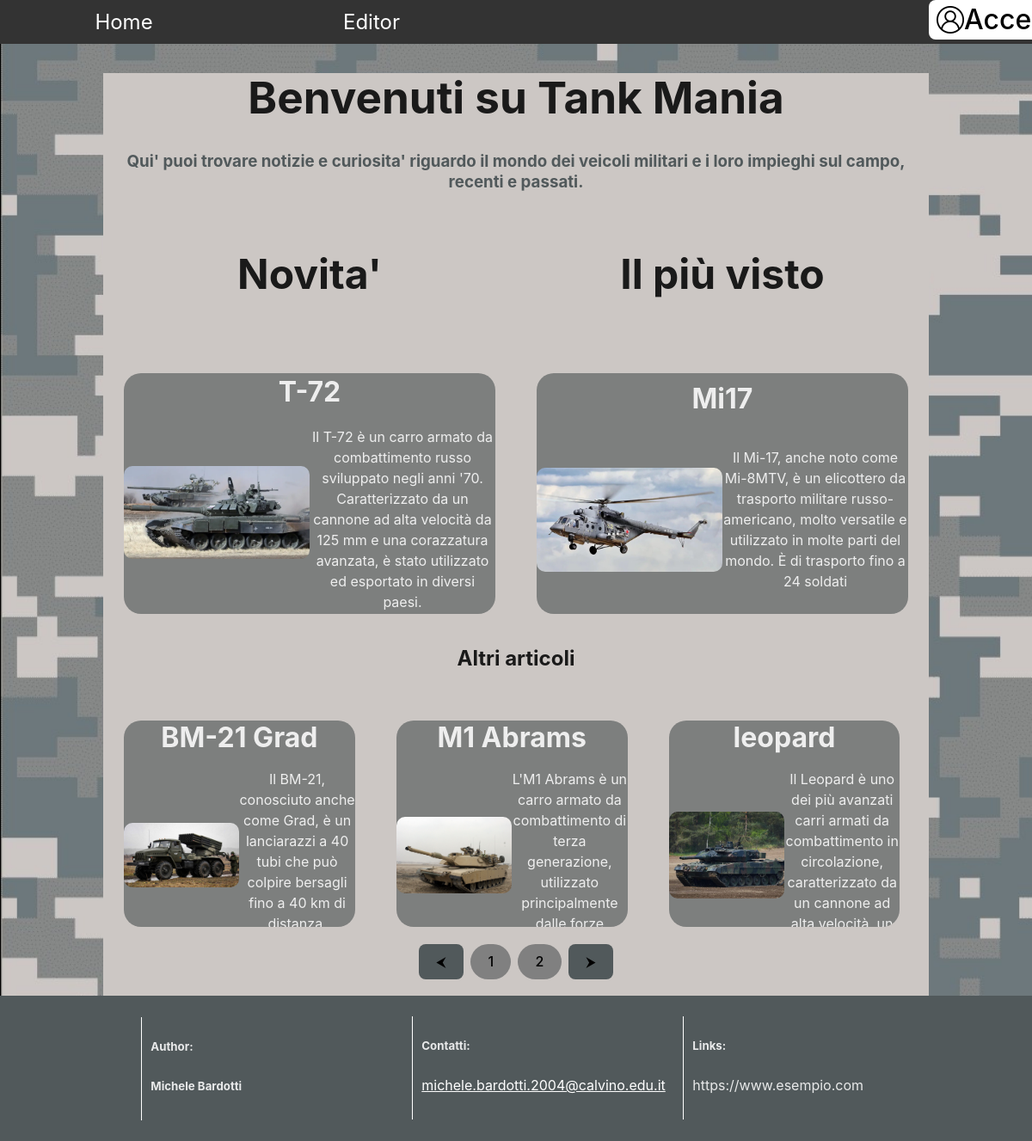
The page / on the database its author committed.
### tables this page shows
CREATE TABLE `articoli` (
  `Id` int(11) NOT NULL,
  `titolo` varchar(255) DEFAULT NULL,
  `descrizione` mediumtext DEFAULT NULL,
  `giorno` datetime DEFAULT NULL,
  `logo` varchar(255) DEFAULT NULL,
  `visualizzazioni` int(11) DEFAULT NULL
);

### index.php (the view, shortened to what this page needs)
<?php
$pdo = new PDO("mysql:host=localhost; dbname=blog", "root", "");
?>
<!DOCTYPE html>
<html lang="it">
<head>
    <link rel="stylesheet" href="./css/index.css">
</head>
<body>
    <div id="root">
        <div>
            <nav>
            <ul>
                <li><a href="./index.php">Home</a></li>
                <li><a href="./editor.php">Editor</a></li>
                <li id="logli"><div id="loginBtn"
                <?php
                    if(empty($_SESSION['user'])){
                        $t="window.location.replace('./login.php')";
                        echo 'onclick="'.$t.'"';
                    }
                ?>
                ><img src="./img/account.png" alt="">
                <?php
                    if(!empty($_SESSION['user'])){
                        echo '<p>'.$_SESSION["user"]."</p>";
                    }
                    else{
                        echo '<p>Accedi</p>';
                    }
                ?>
                </div>
            </li>
            </ul>
            </nav>
            <div class="App">
                <div id="content">
                    <div id="introduction">
                        <h1>Benvenuti su Tank Mania</h1>
                        <h3>Qui' puoi trovare notizie e curiosita' riguardo il mondo dei veicoli militari e i loro impieghi sul campo, recenti e passati.</h3>
                    </div>
                    <div id="articles">
                        <div id="titoli">
                            <h4>Novita'</h4>
                            <h4>Il più visto</h4>
                        </div>
                        <div id="new">
                                <?php
                                $text = "SELECT * FROM articoli ORDER BY giorno DESC";
                                $query= $pdo->prepare($text);
                                $query->execute();
                                $row = $query->fetch();
                                ?>
                                <h3 id='title'><?php echo $row['titolo']?></h3>
                                <div id="immagine"><img id="imgArt" src="./img/<?php echo $row['logo']?>" alt="leopard"></div>
                                <p class="descArtSec"><?php echo $row['descrizione']?></p>
                        </div>
                        <div id="main">
                                <?php
                                $text = "SELECT * FROM articoli ORDER BY visualizzazioni DESC";
                                $query= $pdo->prepare($text);
                                $query->execute();
                                $row = $query->fetch();
                                ?>
                                <h3 id='title'><?php echo $row['titolo']?></h3>
                                <div id="immagine"><img id="imgArt" src="./img/<?php echo $row['logo']?>" alt="leopard"></div>
                                <p class="descArtSec"><?php echo $row['descrizione']?></p>
                        </div>
                        <div id="otherArticles">
                            <h2>Altri articoli</h2>
                            <?php
                            try{
                                $text = "SELECT * FROM articoli";
                                $query= $pdo->prepare($text);
                                $query->execute();
                                $row = $query->fetchAll();
                            }
                                catch (PDOException $e){
                                echo "Impossibile connettersi al server di database. ".$e;
                                exit();
                            }
                            ?>
                            <div id="container">
                                <?php
                                if ($row != null) {
                                    for($i=0;$i<sizeof($row);$i++){
                                        echo "<div class='top' id='1'><h3 id='title'>".$row[$i]['titolo']."</h3><div id='immagine'><img id='imgArt' src='./img/".$row[$i]['logo']."' alt='immagine'></div><p class='descArtSec'>".$row[$i]['descrizione']."</p></div>";
                                    }
                                }
                                ?>
                            </div>
                        </div>
                        <div id="console"><button class="move" id="prev" onclick="prevArt()">⮜</button>
                        <?php
                            if ($row != null && sizeof($row)>3) {
                                $max=((sizeof($row))+(sizeof($row))%3)/3;
                                for($i=0;$i<$max;$i++){
                                    echo '<button class="round" onclick="goTo('.($i).')">'.($i+1).'</button>';
                                }
                            }
                        ?>
                        <button class="move" id="next" onclick="nextArt()">⮞</button></div>
                    </div>
                </div>
                <footer>
                    <div class="foot" id="crediti">
                        <h5>Author:</h5>
                        <h5>Michele Bardotti</h5>
                    </div>
                    <div class="foot" id="contatti">
                        <h5>Contatti:</h5><a href="mailto:michele.bardotti.2004@calvino.edu.it">michele.bardotti.2004@calvino.edu.it</a>
                    </div>
                    <div class="foot" id="links">
                        <h5>Links:</h5><a>https://www.esempio.com</a>
                    </div>
                </footer>
            </div>
        </div>
    </div>
</body>
</html>

### css/index.css (style rules this page uses)
:root { font-family: Inter, Avenir, Helvetica, Arial, sans-serif; font-size: 16px; line-height: 24px; font-weight: 400; color-scheme: light dark; color: rgba(255, 255, 255, 0.87); background-color: #242424; font-synthesis: none; text-rendering: optimizeLegibility; -webkit-font-smoothing: antialiased; -moz-osx-font-smoothing: grayscale; -webkit-text-size-adjust: 100%; }
html { min-height: 100vh; }
body { place-items:initial; min-width: 320px; min-height: 100vh; margin:0; display: flex; flex-direction: column; background-image:url('../img/background.jpg'); background-repeat: no-repeat; background-size: cover; }
h1 { font-size: 3.2em; line-height: 1.1; }
#titoli { width: 100%; display: flex; }
#titoli h4 { font-size: 300%; color:#1a1a1a; width: 50%; }
button { border-radius: 8px; border: 1px solid transparent; padding: 0.6em 1.2em; font-size: 1em; font-weight: 500; font-family: inherit; background-color: #1a1a1a; cursor: pointer; transition: border-color 0.25s; }
#root { position:inherit; width: 100%; text-align: center; }
#introduction { color: rgb(81, 89, 91); }
#introduction h1 { color: #1a1a1a; }
#otherArticles h2 { margin-top: 40px; color: #1a1a1a; }
#content { background-color: rgb(204, 199, 196); margin-right: auto; margin-left: auto; width: 80%; }
#articles { top: 0; background-color: rgb(204, 199, 196); display: flex; flex-wrap: wrap; }
#container { height: 50%; overflow:hidden; white-space: nowrap; }
#otherArticles div p { white-space: normal; }
nav { position: sticky; top:0; }
ul { list-style-type: none; margin: 0; padding: 0; overflow: hidden; background-color: #333; }
li { width: 24%; float: left; }
#logli { width: 10%; float: right; align-items: baseline; }
#loginBtn { background-color: white; width: 100%; color: black; display: inline-flex; align-items: center; border-radius: 8px; border: 1px solid transparent; max-height: 4vh; padding: 0.5vw 1vh; font-size: 1em; font-weight: 500; font-family: inherit; cursor: pointer; transition: border-color 0.25s; }
#loginBtn img { max-height: 4vh; height: auto; }
#loginBtn p { text-align: center; font-size: 200%; margin:0; }
li a { font-size: 3vh; min-height: 3vh; padding: 1.7vh 1vw; display: block; color: white; text-align: center; text-decoration: none; transition: background-color 0.5s, color 0.5s; }
.descArtSec { max-height: 25vh; font-size: 100%; width: 50%; }
#title { font-size: 200%; width: 100%; margin:1vh 0; }
#immagine { width: 50%; height: 10em; justify-content: center; display: flex; align-items: center; }
#imgArt { max-width: 100%; max-height: 100%; border-radius: 10px; }
#main { min-height: 35vh; max-height: 35vh; text-overflow: ellipsis; overflow: hidden; display: inline-flex; align-items: center; flex-wrap: wrap; width: 45%; margin-top: 40px; margin-right: 2.5%; margin-left: 2.5%; background-color: rgb(125,127,126); border-radius: 20px; transition: background-color 0.5s; }
#new { min-height: 35vh; max-height: 35vh; text-overflow: ellipsis; overflow: hidden; display: inline-flex; align-items: center; flex-wrap: wrap; width: 45%; margin-top: 40px; margin-right: 2.5%; margin-left: 2.5%; background-color: rgb(125,127,126); border-radius: 20px; transition: background-color 0.5s; }
.top { min-height: 30vh; max-height: 30vh; text-overflow: ellipsis; overflow: hidden; display:inline-flex; align-items: center; flex-wrap: wrap; width: 28%; margin-top: 40px; margin-right: 2.5%; margin-left: 2.5%; background-color: rgb(125,127,126); border-radius: 20px; transition: background-color 0.5s; }
#otherArticles { width: 100%; height: fit-content; overflow:hidden; }
footer { margin-top: auto; padding: 2%; background-color: rgb(81, 89, 91); }
.foot { height: 15vh; width: 20%; display: inline-block; text-align: left; padding-left: 10px; border-left: 1px white solid; }
#crediti { margin-right: 3%; }
#contatti { margin-right: 3%; margin-left: 3%; }
#links { margin-left: 3%; }
#contatti a { color:white }
#console { margin-left: auto; margin-right: auto; padding: 2%; }
.move { border-radius: 8px; border: 1px solid transparent; padding: 0.6em 1.2em; font-size: 1em; font-weight: 500; font-family: inherit; background-color: rgb(81, 89, 91); cursor: pointer; transition: border-color 0.25s; }
.round { background-color: grey; border-radius: 3vh; margin: 0 0.5vh 0 0.5vh; }

### rows shown on the page
articoli: titolo "T-72", logo (picture), descrizione "Il T-72 è un carro armato da combattimento russo sviluppato negli anni '70. Caratterizzato da un cannone ad alta velocità da 125 mm e una corazzatura avanzata, è stato utilizzato ed esportato in diversi paesi."
articoli: titolo "Mi17", logo (picture), descrizione "Il Mi-17, anche noto come Mi-8MTV, è un elicottero da trasporto militare russo-americano, molto versatile e utilizzato in molte parti del mondo. È di trasporto fino a 24 soldati"
articoli: titolo "BM-21 Grad", logo (picture), descrizione "Il BM-21, conosciuto anche come Grad, è un lanciarazzi a 40 tubi che può colpire bersagli fino a 40 km di…"
articoli: titolo "M1 Abrams", logo (picture), descrizione "L'M1 Abrams è un carro armato da combattimento di terza generazione, utilizzato principalmente…"
articoli: titolo "leopard", logo (picture), descrizione "Il Leopard è uno dei più avanzati carri armati da combattimento in circolazione, caratterizzato da un cannone ad…"
